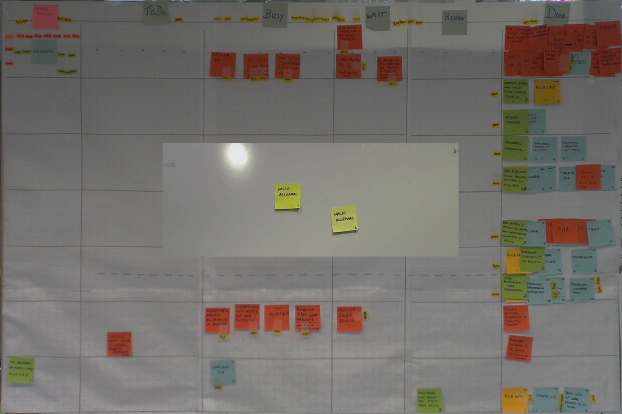
#> input picture scrumboardphoto.jpg, 1243 x 828 px (shown at 1/2 size)
$ python -i findnotes.py   (imports and definitions only)   (older library calls are emulated)
#> lines starting #> are read from the running program, lines starting #| are printed output that depends on the picture
#!/usr/bin/env python2

# Copyright 2016 Maurice van der Pot <griffon26@kfk4ever.com>
#
# This program is free software: you can redistribute it and/or modify
# it under the terms of the GNU General Public License as published by
# the Free Software Foundation, either version 3 of the License, or
# (at your option) any later version.
#
# This program is distributed in the hope that it will be useful,
# but WITHOUT ANY WARRANTY; without even the implied warranty of
# MERCHANTABILITY or FITNESS FOR A PARTICULAR PURPOSE.  See the
# GNU General Public License for more details.
#
# You should have received a copy of the GNU General Public License
# along with this program.  If not, see <http://www.gnu.org/licenses/>.


import copy
import cv2
from datetime import datetime as dt
import json
import math
import numpy as np
import os
import sys

import imagefuncs
import webcam

from PyQt5 import QtWidgets

# To make opencv2 compatible with the opencv3 API we use
if cv2.__version__.startswith('2'):
    cv2.COLOR_BGR2Lab = cv2.COLOR_BGR2LAB

def calculate_parameters_from_mat(stack_of_y):
    weight = 1.0 / len(stack_of_y)
    yshape = stack_of_y[0].shape

    mean_y = np.zeros(yshape, dtype=np.float32)
    for y in stack_of_y:
        mean_y = cv2.addWeighted(mean_y, 1.0, y, weight, 0)

    mean_corrected_y = [y - mean_y for y in stack_of_y]

    element_wise_y_squared = [np.float32(y) * y for y in mean_corrected_y]
    mean_corrected_y_squared = np.zeros(yshape, dtype=np.float32)
    for y_squared in element_wise_y_squared:
        mean_corrected_y_squared = cv2.add(mean_corrected_y_squared, y_squared)

    mean_corrected_y_norm = cv2.sqrt(mean_corrected_y_squared)

    return mean_y, mean_corrected_y, mean_corrected_y_squared, mean_corrected_y_norm

def createCircularKernel():
    diameter = imagefuncs.NOTE_SIZE
    circleKernel = cv2.getStructuringElement(cv2.MORPH_ELLIPSE,(diameter, diameter))
    return circleKernel

def determine_average_colors(image, circleKernel):
    kernelSize = cv2.countNonZero(circleKernel)

    averages = cv2.filter2D(image, -1, circleKernel.astype(np.float32) / kernelSize)
    return averages

def normalized(img):
    norm = np.zeros(img.shape, dtype=np.float32)
    norm = cv2.normalize(img, norm, 0, 1, cv2.NORM_MINMAX)
    return np.float32(norm)

def findnotes(image):

    different_color_threshold = 31

    circle = createCircularKernel()

    hsv = cv2.cvtColor(image, cv2.COLOR_BGR2HSV)
    _, saturation, _ = cv2.split(hsv)
    retval, color = cv2.threshold(saturation, 25, 1, cv2.THRESH_BINARY)

    sum_of_color_in_circle = cv2.filter2D(color, cv2.CV_32F, circle)

    circleArea = cv2.countNonZero(circle)
    retval, significant_color_mask = cv2.threshold(sum_of_color_in_circle, 2 * circleArea / 3, 255, cv2.THRESH_BINARY)
    significant_color_mask = np.uint8(significant_color_mask)


    # 3-channel mode
    padsize = imagefuncs.NOTE_SIZE / 2

    color_absence = np.float32((1 - color) * different_color_threshold)

    padded = np.pad(image, ((padsize, padsize), (padsize, padsize), (0,0)), 'constant')
    paddedlab = cv2.cvtColor(padded, cv2.COLOR_BGR2Lab)
    color_absence_padded = np.pad(color_absence, ((padsize, padsize), (padsize, padsize)), 'constant', constant_values = different_color_threshold)

    h, w, c = padded.shape
    paddedmerged = np.zeros((h, w, c + 1), dtype=np.uint8)
    paddedmerged[:,:,:3] = paddedlab
    paddedmerged[:,:,3] = color_absence_padded
    paddedpacked = paddedmerged.view(np.uint32)

    circle_indices = np.where(circle != 0)

    mode_filtered = cv2.cvtColor(np.zeros(image.shape, dtype=np.uint8), cv2.COLOR_BGR2Lab)

    mode_count = np.zeros(image.shape[:2], dtype=np.float32)
    color_indices = np.where(significant_color_mask != 0)
    for y_offset, x_offset in zip(*color_indices):
        y_indices = circle_indices[0] + y_offset
        x_indices = circle_indices[1] + x_offset

        colors = paddedpacked[(y_indices, x_indices)]
        values, counts = np.unique(colors, return_counts=True)
        mode_packed = values[np.argmax(counts)]

        mode = np.array([mode_packed], dtype=np.uint32).view(np.uint8)
        lab_values = values.reshape((values.shape[0], 1)).view(np.uint8)
        absdiff = np.absolute(np.float32(lab_values) - mode)

        mode_filtered[y_offset][x_offset] = mode[:3]

        eucl_diffs = np.sqrt(np.sum(absdiff * absdiff, axis=1))

        count = np.sum(counts[eucl_diffs <= different_color_threshold])

        mode_count[y_offset][x_offset] = count

    #imagefuncs.qimshow(normalized(mode_count))

    kernel = np.ones((imagefuncs.NOTE_SIZE / 2, imagefuncs.NOTE_SIZE / 2), np.uint8)
    similar_dilated = cv2.dilate(mode_count, kernel)
    local_max_at_zero = mode_count - similar_dilated
    local_max_mask = cv2.inRange(local_max_at_zero, 0.0, 1.0)

    max_similarity_mask = cv2.bitwise_and(local_max_mask, significant_color_mask)

    temp = normalized(mode_count)
    temp[max_similarity_mask == 0] = 0

    retvals = cv2.findContours(max_similarity_mask, cv2.RETR_EXTERNAL, cv2.CHAIN_APPROX_SIMPLE)
    if cv2.__version__.startswith('3'):
        _, contours, _ = retvals
    else:
        contours, _ = retvals

    annotatedimage = image.copy()
    positions = []
    for contour in contours:
        center, _ = cv2.minEnclosingCircle(contour)
        intcenter = tuple(int(f) for f in center)
        count = mode_count[center[1]][center[0]]
        if count > (2 * circleArea / 3):
            cv2.circle(annotatedimage, intcenter, int((count / 2000) * imagefuncs.NOTE_SIZE / 2), (255,0,255))
            cv2.circle(annotatedimage, intcenter, imagefuncs.NOTE_SIZE / 2, (255,0,0))
            positions.append(intcenter)

    #imagefuncs.qimshow(annotatedimage)

    return positions

# [10 lines not run here, left out]

>>> import cv2
>>> picture = cv2.imread('../../scrumboardphoto.jpg', cv2.IMREAD_GRAYSCALE)
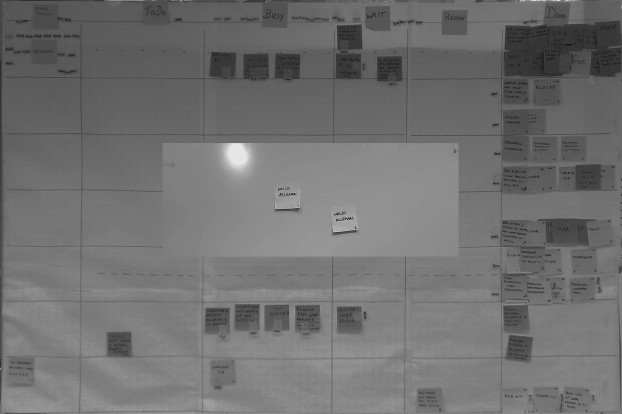
#> picture: shape (828, 1243) (shown at 1/2 size); min 5, max 251, mean 112.5
#> (the run stopped early here; a loop or call above may not have finished)

$ run again, on webcam-dusk.jpg
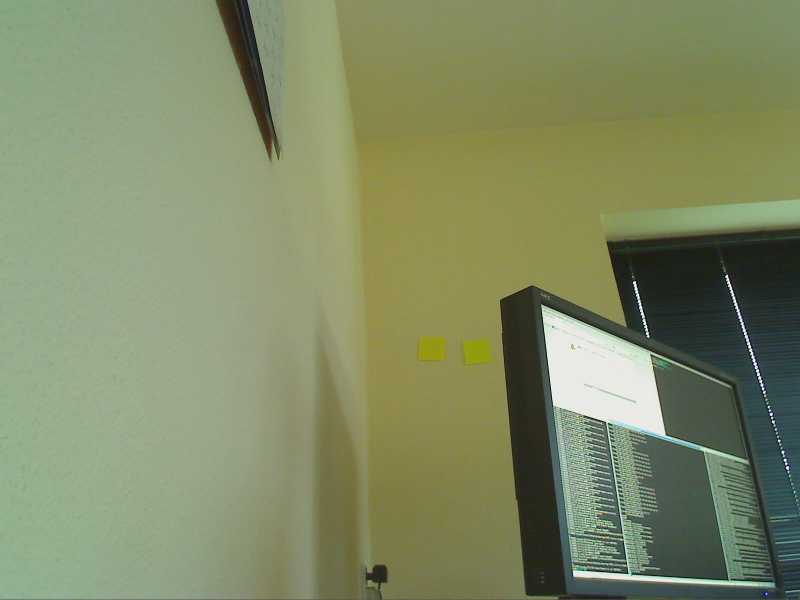
#> input picture webcam-dusk.jpg, 1600 x 1200 px (shown at 1/2 size)
#> `picture = cv2.imread('../../scrumboardphoto.jpg', cv2.IMREAD_GRAYSCALE)`:
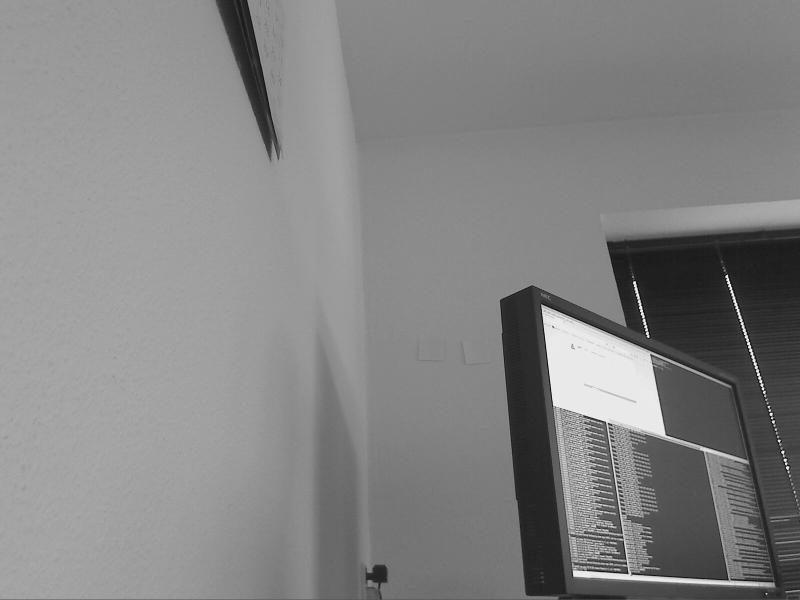
#> picture: shape (1200, 1600) (shown at 1/2 size); min 0, max 250, mean 131.4

$ run again, on webcam-lamp.jpg
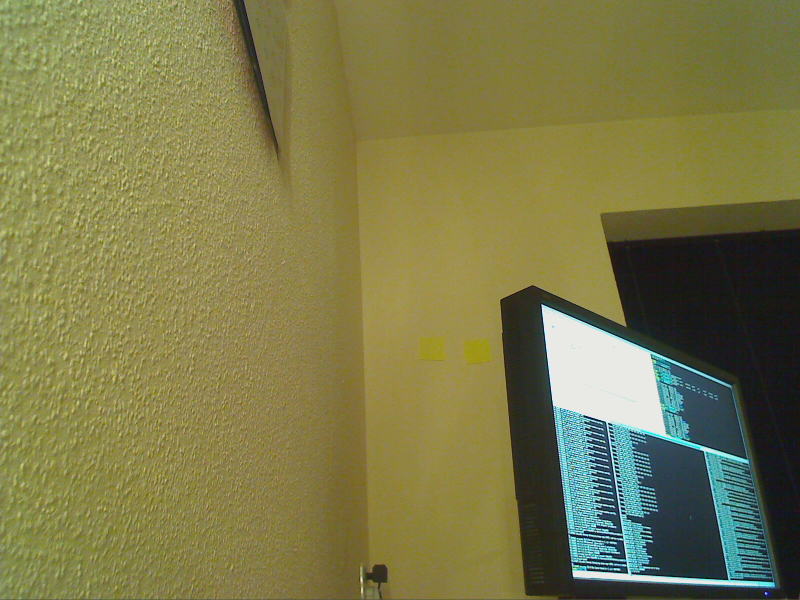
#> input picture webcam-lamp.jpg, 1600 x 1200 px (shown at 1/2 size)
#> `picture = cv2.imread('../../scrumboardphoto.jpg', cv2.IMREAD_GRAYSCALE)`:
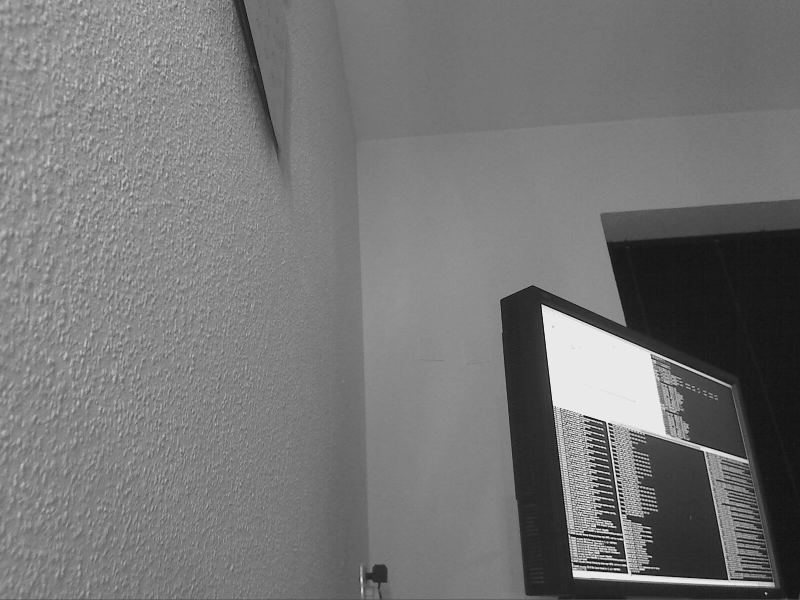
#> picture: shape (1200, 1600) (shown at 1/2 size); min 0, max 250, mean 117.1
